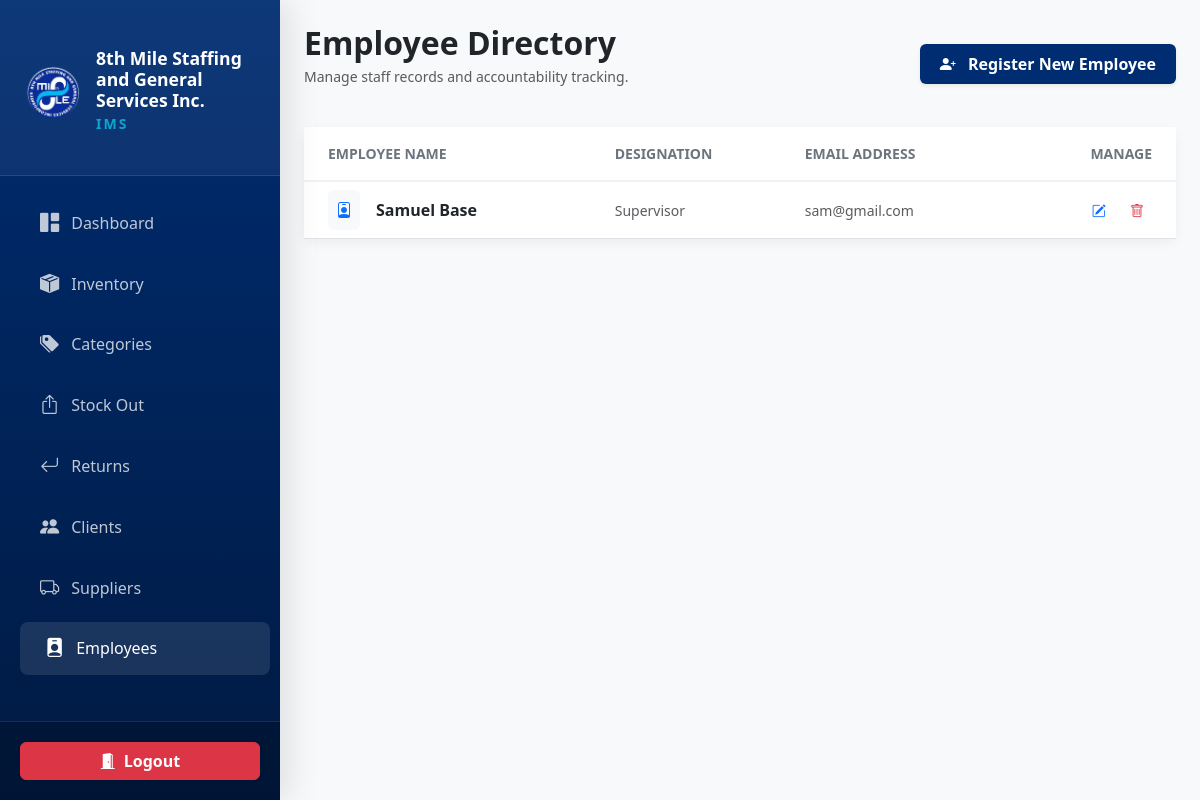
The app's page /employees.php (signed in), older data.
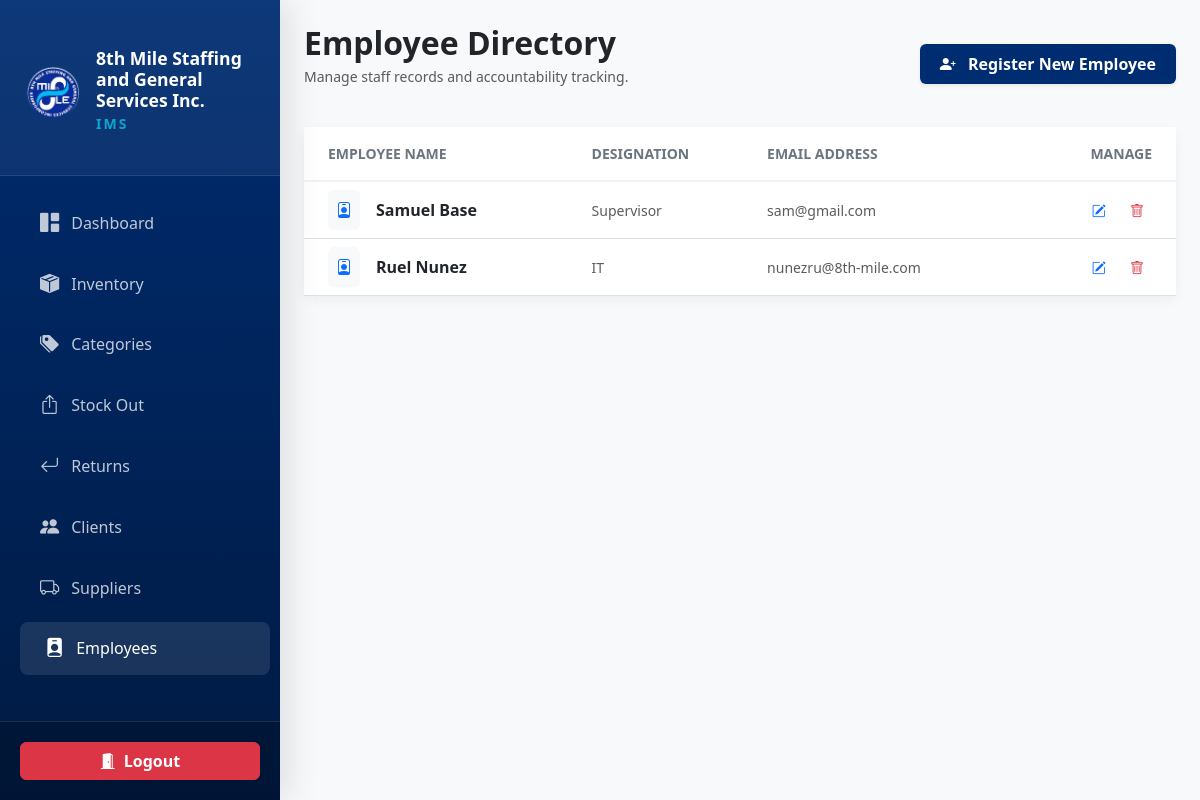
The same page, newer data.
### tables this page shows
CREATE TABLE `employees` (
  `id` int(11) NOT NULL,
  `first_name` varchar(100) NOT NULL,
  `last_name` varchar(100) NOT NULL,
  `designation` varchar(100) DEFAULT NULL,
  `contact_no` varchar(20) DEFAULT NULL,
  `email` varchar(255) DEFAULT NULL
);

### employees.php (the view, shortened to what this page needs)
<?php
include('config.php');
$query = "SELECT * FROM employees ORDER BY last_name ASC";
$result = mysqli_query($conn, $query);
?>
<!DOCTYPE html>
<html lang="en">
<head>
    <link href="https://cdn.jsdelivr.net/npm/bootstrap@5.3.0/dist/css/bootstrap.min.css" rel="stylesheet">
    <link rel="stylesheet" href="https://cdn.jsdelivr.net/npm/bootstrap-icons@1.11.0/font/bootstrap-icons.css">
</head>
<body>
    <?php include('sidebar.php'); ?>
    <main id="main-content" class="p-3 p-md-4">
        <div class="container-fluid p-0">
            <div class="d-flex flex-wrap justify-content-between align-items-center mb-4">
                <div>
                    <h2 class="fw-bold text-dark mb-1">Employee Directory</h2>
                    <p class="text-muted small">Manage staff records and accountability tracking.</p>
                </div>
                <button class="btn btn-8th shadow-sm" data-bs-toggle="modal" data-bs-target="#addEmployeeModal">
                    <i class="bi bi-person-plus-fill me-2"></i> Register New Employee
                </button>
            </div>
            <div class="card table-card">
                <div class="table-responsive">
                    <table class="table table-hover align-middle mb-0">
                        <thead style="background-color: #fcfcfc; border-bottom: 2px solid #f1f1f1;">
                            <tr>
                                <th class="ps-4 py-3 text-uppercase small fw-bold text-secondary">Employee Name</th>
                                <th class="py-3 text-uppercase small fw-bold text-secondary">Designation</th>
                                <th class="py-3 text-uppercase small fw-bold text-secondary">Email Address</th>
                                <th class="text-end pe-4 py-3 text-uppercase small fw-bold text-secondary">Manage</th>
                            </tr>
                        </thead>
                        <tbody>
                            <?php while($row = mysqli_fetch_assoc($result)): ?>
                                <tr>
                                    <td class="ps-4">
                                        <div class="d-flex align-items-center">
                                            <div class="p-2 rounded bg-light me-3 text-primary"><i class="bi bi-person-badge"></i></div>
                                            <span class="fw-bold text-dark"><?php echo htmlspecialchars($row['first_name'] . " " . $row['last_name']); ?></span>
                                        </div>
                                    </td>
                                    <td class="text-muted small"><?php echo htmlspecialchars($row['designation'] ?: 'N/A'); ?></td>
                                    <td class="text-muted small"><?php echo htmlspecialchars($row['email']); ?></td>
                                    <td class="text-end pe-4">
                                        <button class="btn btn-sm btn-outline-primary border-0 me-1" data-bs-toggle="modal" data-bs-target="#editModal<?php echo $row['id']; ?>">
                                            <i class="bi bi-pencil-square"></i>
                                        </button>
                                        <a href="delete_employee.php?id=<?php echo $row['id']; ?>" class="btn btn-sm btn-outline-danger border-0" onclick="return confirm('Remove employee?')">
                                            <i class="bi bi-trash"></i>
                                        </a>
                                    </td>
                                </tr>
                            <?php endwhile; ?>
                        </tbody>
                    </table>
                </div>
            </div>
        </div>
    </main>
</body>
</html>

Row changes from the older to the newer data that the page shows:
added employees: first_name+last_name "Ruel Nunez", designation "IT", email "nunezru@8th-mile.com"
